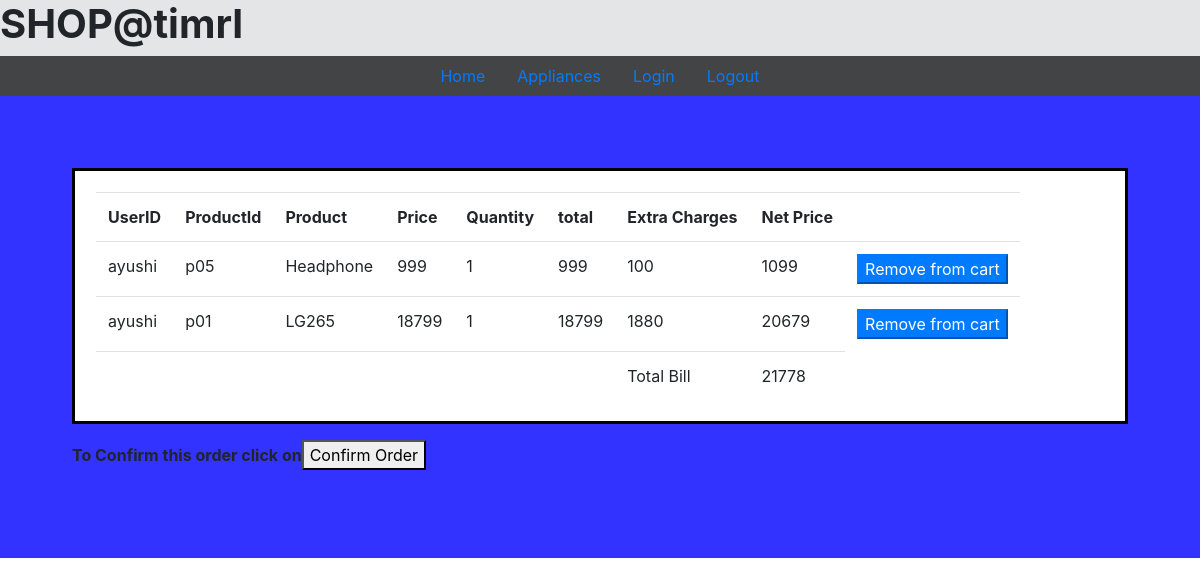
/project/mycart.php (signed in), run on the app's committed database.
### tables this page shows
CREATE TABLE IF NOT EXISTS `cart_details` (
  `user_id` varchar(40) NOT NULL,
  `prod_id` varchar(40) NOT NULL,
  `prod_name` varchar(40) NOT NULL,
  `prod_price` int(100) NOT NULL,
  `prod_qty` int(100) NOT NULL,
  `total_price` int(100) NOT NULL,
  `charge_tax` int(100) NOT NULL,
  `net_price` int(100) NOT NULL,
  `transaction_det` datetime NOT NULL DEFAULT current_timestamp()
);

### project/mycart.php (the view, shortened to what this page needs)
<!DOCTYPE html>
<html lang="en">
<head>
<link rel=stylesheet href="../css/bootstrap.min.css">
</head>
<body>
<header style=background-color:rgba(185,190,195,0.4);>
<h1><strong>SHOP@timrl</strong></h1>
<div style=background-color:rgba(0,0,0,0.7);>
<ul class="nav justify-content-center">
<li class="nav-item"><a class="nav-link" href=index.php>Home</a></li>
<li class="nav-item"><a class="nav-link" href=prd.php>Appliances</a></li>
<li class="nav-item"><a class="nav-link" href=login.php>Login</a></li>
<li class="nav-item"><a class="nav-link" href=logout.php>Logout</a></li>
</ul>
</div>
</header>
<div style="padding: 6%;background-color: #3333ff;">
<?php
include("connect.php");
$r=$con->query("select * from cart_details");
echo "<table class=\"table table-responsive\">";
echo "<tr><th>UserID</th><th>ProductId</th><th>Product</th><th>Price</th><th>Quantity</th><th>total</th><th>Extra Charges</th><th>Net Price</th><th></th></tr>";
$total=0;
while($row=$r->fetch_assoc())
{
echo "<tr><td>$row[user_id]</td>";
echo "<td>$row[prod_id]</td>";
echo "<td>$row[prod_name]</td>";
echo "<td>$row[prod_price]</td>";
echo "<td>$row[prod_qty]</td>";
echo "<td>$row[total_price]</td>";
echo "<td>$row[charge_tax]</td>";
echo "<td>$row[net_price]</td>";
$total=$total+$row['net_price'];
echo "<td><form method=post action=remove.php?prod_id=$row[prod_id]>";
echo "<button class=btn-primary type=submit>Remove from cart</button>";
echo "</form></td></tr>";
}
echo "<tr><td><td><td><td><td><td><td>Total Bill<td>$total</tr>";
echo "</table>";
echo "<p><strong>To Confirm this order click on<a href=confirm.php><button>Confirm Order</button></a></strong></p>";
?>
</div>
</body>
</html>

### project/mycart.php (style rules this page uses)
table { background-color:white; padding:2%; border:3px solid black; }

### data on the page
cart_details: user "ayushi", prod_id "p05", prod_name "Headphone", prod_price "999", prod_qty "1", total_price "999", charge_tax "100", net_price "1099"
cart_details: user "ayushi", prod_id "p01", prod_name "LG265", prod_price "18799", prod_qty "1", total_price "18799", charge_tax "1880", net_price "20679"

### other printed values
$total "21778"
